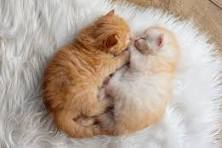
#> input picture pro1/pack1/ani.jpeg, 222 x 148 px
$ python ex18openCV.py
#> lines starting #> are read from the running program, lines starting #| are printed output that depends on the picture
# openCV(Computer Vision)
# pip install opencv-python 필요

import cv2
print(cv2.__version__)

img1 = cv2.imread('ani.jpeg')
#> img1 is the input picture: shape (148, 222, 3); mean B, G, R 153.2, 166.7, 183.1
print(type(img1))
#| <class 'numpy.ndarray'>
cv2.imshow('image test', img1)
cv2.waitKey()
cv2.destroyAllWindows()
# print('end')


# 다른 이름으로 저장
cv2.imwrite('ani2.jpg', img1)
cv2.imwrite('ani3.jpg', img1, [cv2.IMWRITE_JPEG_QUALITY, 10])


# 이미지 크기 조정
img2 = cv2.resize(img1, (300, 100), interpolation=cv2.INTER_AREA)
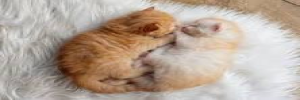
#> img2: shape (100, 300, 3); mean B, G, R 153, 166.5, 182.9
cv2.imwrite('ani3.jpg', img2)


# 이미지 밝기 조정
# 이미지 상하좌우 회전
# 이미지 특정 영역 자르기
# ...
